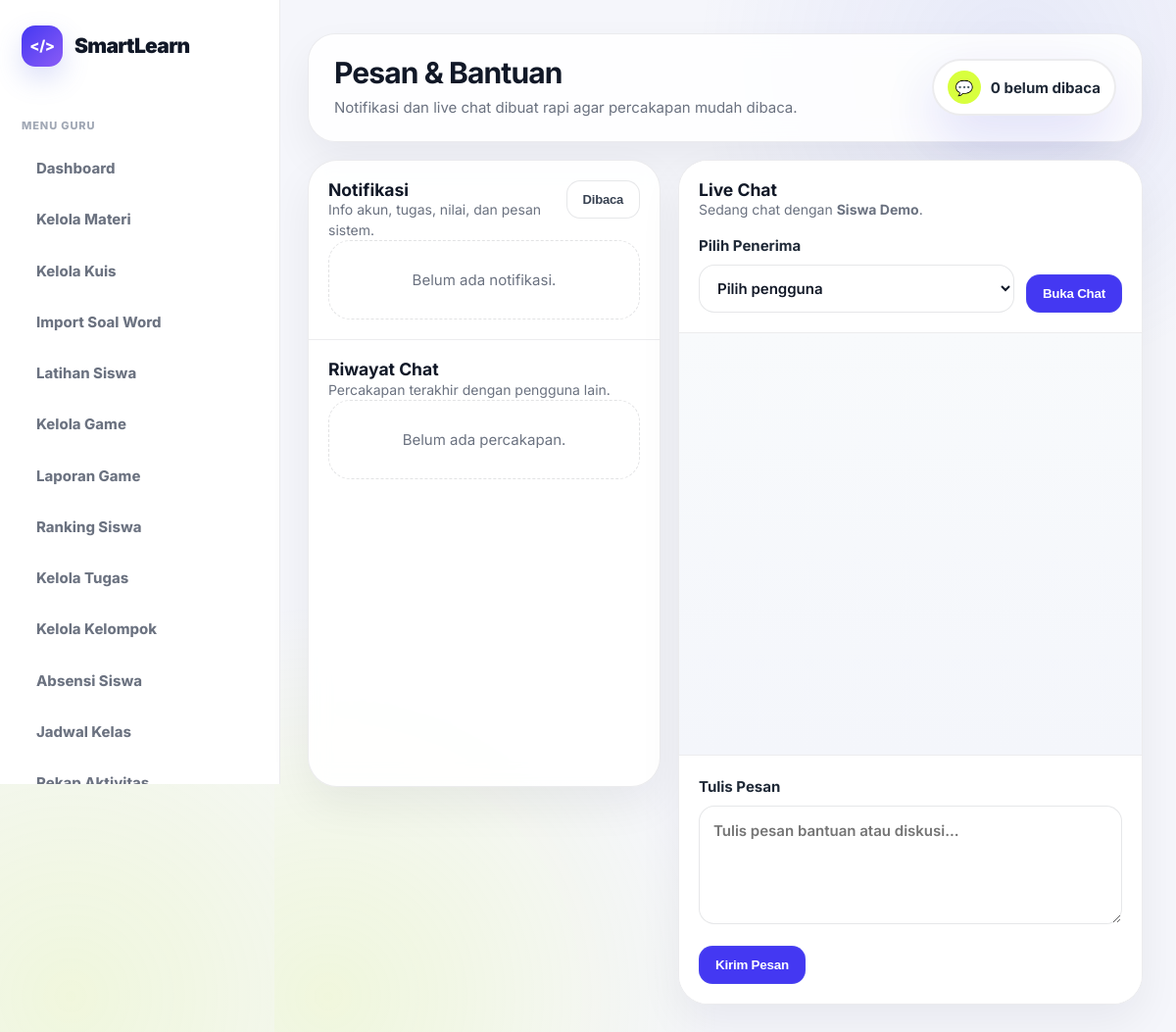
The app's page /pages/guru/pesan.php?chat_with=1 (signed in) with its own data.
### tables this page shows
CREATE TABLE IF NOT EXISTS ui_settings (
    id_setting INT AUTO_INCREMENT PRIMARY KEY,
    app_name VARCHAR(100) NOT NULL DEFAULT 'SmartLearn',
    logo_icon VARCHAR(20) NOT NULL DEFAULT '</>',
    primary_color VARCHAR(20) NOT NULL DEFAULT '#4438f2',
    accent_color VARCHAR(20) NOT NULL DEFAULT '#d8ff3e',
    sidebar_color VARCHAR(20) NOT NULL DEFAULT '#151923',
    radius_size INT NOT NULL DEFAULT 30,
    updated_at TIMESTAMP DEFAULT CURRENT_TIMESTAMP ON UPDATE CURRENT_TIMESTAMP
);

CREATE TABLE users (
    id_user INT AUTO_INCREMENT PRIMARY KEY,
    nama VARCHAR(100) NOT NULL,
    email VARCHAR(100) NOT NULL UNIQUE,
    password VARCHAR(255) NOT NULL,
    role ENUM('siswa','guru','admin') NOT NULL,
    kelas VARCHAR(50) DEFAULT NULL,
    created_at TIMESTAMP DEFAULT CURRENT_TIMESTAMP
);

### includes/ui_settings.php (called while the page is built, shortened)
<?php
$ui = [
    'app_name' => 'SmartLearn',
    'logo_icon' => 'SL',
    'primary_color' => '#5b6ee1',
    'accent_color' => '#d8ff3e',
    'sidebar_color' => '#ffffff',
    'radius_size' => 24,
    'font_family' => 'Inter, Arial, sans-serif',
    'font_size' => 15,
    'text_color' => '#1f2937',
    'heading_color' => '#111827',
    'panel_color' => '#ffffff',
    'theme_template' => 'smartlearn_clean'
];
if (isset($koneksi)) {
    $ui_query = @mysqli_query($koneksi, "SELECT * FROM ui_settings WHERE id_setting=1");
    if ($ui_query && mysqli_num_rows($ui_query) > 0) {
        $db_ui = mysqli_fetch_assoc($ui_query);
        foreach ($db_ui as $key => $value) {
            if ($value !== null && $value !== '') {
                $ui[$key] = $value;
            }
        }
    }
}
$ui_app_name = $ui['app_name'] ?? 'SmartLearn';
$ui_logo_icon = $ui['logo_icon'] ?? 'SL';
?>

### pages/guru/pesan.php (the view, shortened to what this page needs)
<?php
include "../../config/koneksi.php";
$id_user = $_SESSION['user']['id_user'];
$chat_with = intval($_GET['chat_with'] ?? 0);
$receiverData = null;
if ($chat_with > 0) {
    $receiverData = mysqli_fetch_assoc(mysqli_query($koneksi, "SELECT * FROM users WHERE id_user=$chat_with"));
    if ($receiverData) {
        mysqli_query($koneksi, "UPDATE chat_messages SET sudah_dibaca=1 WHERE id_sender=$chat_with AND id_receiver=$id_user");
    }
}
$notif = mysqli_query($koneksi, "SELECT * FROM notifikasi WHERE id_user=$id_user ORDER BY created_at DESC LIMIT 6");
$unread = mysqli_fetch_assoc(mysqli_query($koneksi, "SELECT COUNT(*) AS total FROM notifikasi WHERE id_user=$id_user AND sudah_dibaca=0"))['total'];
$threads = mysqli_query($koneksi, "
    SELECT u.id_user, u.nama, u.role,
        MAX(cm.created_at) AS last_time,
        SUM(CASE WHEN cm.id_receiver=$id_user AND cm.sudah_dibaca=0 THEN 1 ELSE 0 END) AS unread_count
    FROM users u
    JOIN chat_messages cm
        ON (cm.id_sender=u.id_user AND cm.id_receiver=$id_user)
        OR (cm.id_receiver=u.id_user AND cm.id_sender=$id_user)
    WHERE u.id_user != $id_user
    GROUP BY u.id_user, u.nama, u.role
    ORDER BY last_time DESC
");
?>
<!DOCTYPE html>
<html lang="id">
<head>
    <link rel="stylesheet" href="../../assets/css/style.css">
</head>
<body>
<div class="dashboard-layout">
    <?php include "sidebar.php"; ?>
    <main class="main">
        <div class="topbar">
            <div>
                <h1>Pesan & Bantuan</h1>
                <p>Notifikasi dan live chat dibuat rapi agar percakapan mudah dibaca.</p>
            </div>
            <div class="user-pill">
                <div class="avatar">💬</div>
                <?= $unread; ?> belum dibaca
            </div>
        </div>
        <section class="clean-chat-grid">
            <aside class="clean-chat-side">
                <div class="clean-chat-section">
                    <div style="display:flex; justify-content:space-between; gap:12px; align-items:flex-start;">
                        <div>
                            <h3>Notifikasi</h3>
                            <p class="small-muted">Info akun, tugas, nilai, dan pesan sistem.</p>
                        </div>
                        <form method="POST">
                            <button class="btn btn-outline btn-sm" name="mark_read" type="submit">Dibaca</button>
                        </form>
                    </div>
                    <?php if (!$notif || mysqli_num_rows($notif) == 0): ?>
                        <div class="empty-state">Belum ada notifikasi.</div>
                    <?php endif; ?>
                </div>
                <div class="clean-chat-section">
                    <h3>Riwayat Chat</h3>
                    <p class="small-muted">Percakapan terakhir dengan pengguna lain.</p>
                    <?php if (!$threads || mysqli_num_rows($threads) == 0): ?>
                        <div class="empty-state">Belum ada percakapan.</div>
                    <?php endif; ?>
                </div>
            </aside>
            <section class="clean-chat-main">
                <div class="chat-header-clean">
                    <h3>Live Chat</h3>
                    <p class="small-muted">
                        <?php if ($receiverData): ?>
                            Sedang chat dengan <strong><?= htmlspecialchars($receiverData['nama']); ?></strong>.
                        <?php else: ?>
                            Pilih penerima untuk memulai live chat.
                        <?php endif; ?>
                    </p>
                    <form method="GET" class="chat-picker-clean">
                        <div class="form-group" style="margin:0;">
                            <label>Pilih Penerima</label>
                            <select name="chat_with" class="form-control" required>
                                <option value="">Pilih pengguna</option>
                            </select>
                        </div>
                        <button class="btn btn-primary" type="submit">Buka Chat</button>
                    </form>
                </div>
                <div class="chat-messages-clean" id="chatMessagesBox">
                </div>
                <?php if ($receiverData): ?>
                    <form method="POST" class="chat-compose-clean">
                        <div class="form-group">
                            <label>Tulis Pesan</label>
                            <textarea name="pesan" class="form-control" rows="4" placeholder="Tulis pesan bantuan atau diskusi..." required></textarea>
                        </div>
                        <button type="submit" name="kirim_chat" class="btn btn-primary">Kirim Pesan</button>
                    </form>
                <?php endif; ?>
            </section>
        </section>
    </main>
</div>
</body>
</html>

### pages/guru/sidebar.php (shortened to what this page needs)
<?php
$currentPage = basename($_SERVER['PHP_SELF']);
include_once "../../includes/ui_settings.php";
?>
<aside class="sidebar">
    <div class="logo">
        <div class="logo-icon"><?= htmlspecialchars($ui_logo_icon); ?></div>
        <span><?= htmlspecialchars($ui_app_name); ?></span>
    </div>
    <div class="menu">
        <div class="menu-title">Menu Guru</div>
        <a class="<?= $currentPage == 'dashboard.php' ? 'active' : ''; ?>" href="dashboard.php">Dashboard</a>
        <a class="<?= in_array($currentPage, ['kelola_materi.php','edit_materi.php']) ? 'active' : ''; ?>" href="kelola_materi.php">Kelola Materi</a>
        <a class="<?= in_array($currentPage, ['kelola_kuis.php','edit_kuis.php']) ? 'active' : ''; ?>" href="kelola_kuis.php">Kelola Kuis</a>
        <a class="<?= $currentPage == 'import_soal_word.php' ? 'active' : ''; ?>" href="import_soal_word.php">Import Soal Word</a>
        <a class="<?= $currentPage == 'latihan_siswa.php' ? 'active' : ''; ?>" href="latihan_siswa.php">Latihan Siswa</a>
        <a class="<?= in_array($currentPage, ['kelola_game.php','edit_game_question.php']) ? 'active' : ''; ?>" href="kelola_game.php">Kelola Game</a>
        <a class="<?= $currentPage == 'laporan_game.php' ? 'active' : ''; ?>" href="laporan_game.php">Laporan Game</a>
        <a class="<?= $currentPage == 'ranking.php' ? 'active' : ''; ?>" href="ranking.php">Ranking Siswa</a>
        <a class="<?= in_array($currentPage, ['kelola_tugas.php','penilaian_tugas.php']) ? 'active' : ''; ?>" href="kelola_tugas.php">Kelola Tugas</a>
        <a class="<?= $currentPage == 'kelola_kelompok.php' ? 'active' : ''; ?>" href="kelola_kelompok.php">Kelola Kelompok</a>
        <a class="<?= $currentPage == 'absensi.php' ? 'active' : ''; ?>" href="absensi.php">Absensi Siswa</a>
        <a class="<?= $currentPage == 'jadwal.php' ? 'active' : ''; ?>" href="jadwal.php">Jadwal Kelas</a>
        <a class="<?= $currentPage == 'rekap_aktivitas.php' ? 'active' : ''; ?>" href="rekap_aktivitas.php">Rekap Aktivitas</a>
    </div>
</aside>

### records on screen
ui_settings: logo_icon "</>", app_name "SmartLearn"
users: nama "Siswa Demo"

### other values on screen
$unread "0"
